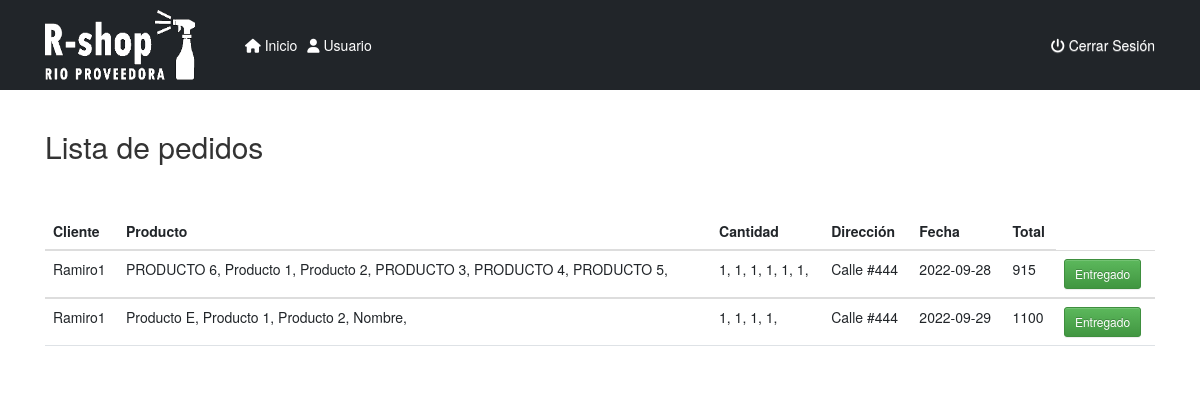
/pedidos/Administrar_pedidos.php, run on the app's committed database.
### tables this page shows
CREATE TABLE `pedidos` (
  `id` int(11) NOT NULL,
  `cliente` varchar(50) NOT NULL,
  `producto` varchar(200) NOT NULL,
  `cantidad` varchar(255) NOT NULL,
  `direccion` varchar(255) NOT NULL,
  `fecha` date NOT NULL,
  `total` decimal(10,0) NOT NULL,
  `estado` varchar(50) NOT NULL
);

### pedidos/Administrar_pedidos.php (the view, shortened to what this page needs)
<!DOCTYPE html>
<html lang="en">
<head>
    <link href="https://cdn.jsdelivr.net/npm/bootstrap@5.2.0-beta1/dist/css/bootstrap.min.css" rel="stylesheet"
>
    <link rel="stylesheet" href="css/bootstrap.min.css">
    <link rel="stylesheet" href="css/bootstrap-theme.min.css">
    <link rel="stylesheet" href="../lib/css/bootstrap.css">
    <link rel="stylesheet" href="https://cdnjs.cloudflare.com/ajax/libs/font-awesome/6.1.1/css/all.min.css">
    <link rel="stylesheet" href="css/bootstrap.min.css">
    <link rel="stylesheet" href="css/bootstrap-theme.min.css">
</head>
<body style="padding-bottom: 5em; position: relative; min-height: 100vh;">
    <header class="p-3 bg-dark text-white">
        <div class="container">
            <div class="d-flex flex-wrap align-items-center justify-content-center justify-content-lg-start">
                <a href="../aplicacion/catalogo.php"
                    class="d-flex align-items-center mb-2 mb-lg-0 text-white text-decoration-none">
                    <img src="../imagenes/logo.png" width="150" height="70">
                    <svg class="bi me-2" width="40" height="32" role="img" aria-label="Bootstrap">
                        <use xlink:href="#bootstrap" />
                    </svg>
                </a>
                <ul class="nav col-12 col-lg-auto me-lg-auto mb-3 justify-content-center mb-md-0">
                    <li><a href="../aplicacion/catalogo.php" class="nav-link px-2 text-white"><i
                                class="fa-solid fa-house"></i> Inicio</a></li>
                    <li><a href="../sistema/usuario.php" class="nav-link px-2 text-white"><i
                                class="fa-solid fa-user"></i> Usuario</a></li>
                </ul>
                <ul class="nav navbar-nav navbar-right">
                    <li><a class="nav-link px-10 text-white" href='../sistema/logout.php'><i
                                class="fa-solid fa-power-off"></i> Cerrar Sesi&oacute;n</a></li>
                </ul>
            </div>
        </div>
    </header>
    <br>
    <div class="container">
        <h2>Lista de pedidos </h2>
        <br><br>
        <div class="col-sm-14">
            <table class="table table.responsive">
                <thead>
                    <tr>
                        <th>Cliente</th>
                        <th>Producto</th>
                        <th>Cantidad</th>
                        <th>Dirección</th>
                        <th>Fecha</th>
                        <th>Total</th>
                    </tr>
                </thead>
                <?php
                include "../conexion/conexion.php";
                $sql = "SELECT * FROM pedidos WHERE estado = 'pedido'";
                $ejecutar = mysqli_query($conexion, $sql);
                while ($fila = mysqli_fetch_array($ejecutar)) {
                    $dts = $fila[0] . "||" .
                        $fila[1] . "||" .
                        $fila[2] . "||" .
                        $fila[3] . "||" .
                        $fila[4] . "||" .
                        $fila[5] . "||" .
                        $fila[6] . "||" .
                        $fila[7];
                ?>
                <tbody>
                    <td> <?php echo $fila[1] ?> </td>
                    <td> <?php echo $fila[2] ?> </td>
                    <td> <?php echo $fila[3] ?> </td>
                    <td> <?php echo $fila[4] ?> </td>
                    <td> <?php echo $fila[5] ?> </td>
                    <td> <?php echo $fila[6] ?> </td>
                    <th><button class="btn btn-sm btn-success modal-trigger" data-toggle="modal"
                            data-target="#modal_entregar" onclick="EntregaActualizar('<?php echo $dts ?>');">
                            Entregado </button></th>
                </tbody>
                <?php
                    }
                            ?>
            </table>
        </div>
</body>
</html>

### data on the page
pedidos: cliente "Ramiro1", producto "PRODUCTO 6, Producto 1, Producto 2, PRODUCTO 3, PRODUCTO 4, PRODUCTO 5,", cantidad "1, 1, 1, 1, 1, 1,", direccion "Calle #444", fecha "2022-09-28", total "915"
pedidos: cliente "Ramiro1", producto "Producto E, Producto 1, Producto 2, Nombre,", cantidad "1, 1, 1, 1,", direccion "Calle #444", fecha "2022-09-29", total "1100"
